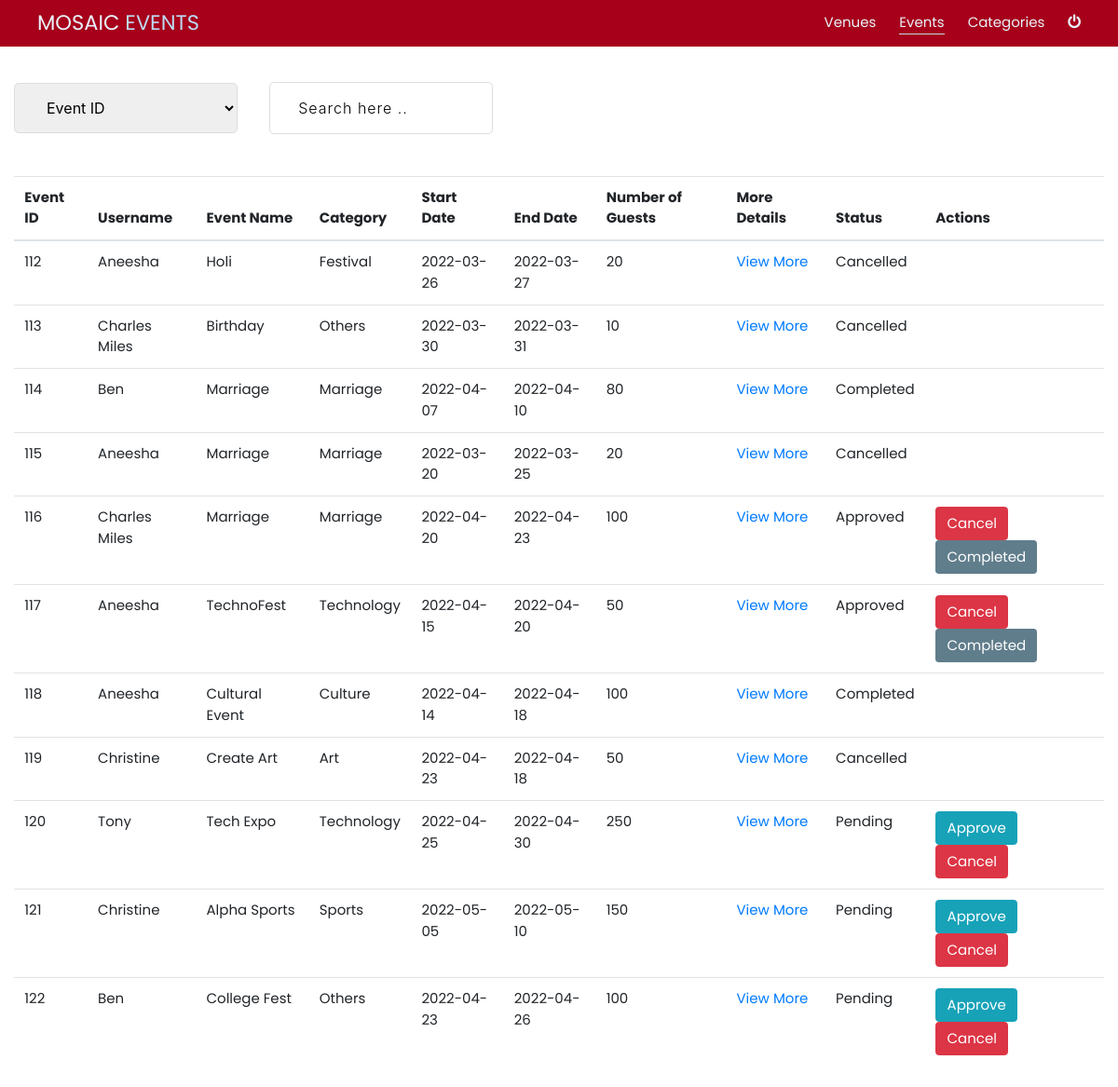
Page /event/view.php (signed in) on the committed database.
### tables this page shows
CREATE TABLE `events` (
  `id` int(11) NOT NULL,
  `username` varchar(30) NOT NULL,
  `name` varchar(255) NOT NULL,
  `description` varchar(255) NOT NULL,
  `category` varchar(155) NOT NULL,
  `start_date` date NOT NULL,
  `end_date` date NOT NULL,
  `number_of_guests` int(30) DEFAULT NULL,
  `venue` varchar(30) NOT NULL,
  `status` varchar(30) NOT NULL,
  `total_cost` int(15) NOT NULL
);

### event/view.php (the view, shortened to what this page needs)
<?php
include('../db_connect.php');
$ReadSql = "SELECT * FROM events";
$res = mysqli_query($conn, $ReadSql);
?>
<!DOCTYPE html>
<html>
    <head>
        <link rel="stylesheet" href="https://cdnjs.cloudflare.com/ajax/libs/font-awesome/4.7.0/css/font-awesome.min.css">
        <link rel="stylesheet" href="../w3-css.css">
        <link rel="stylesheet" href="../cssstyle.css">
		<link rel="stylesheet" href="https://stackpath.bootstrapcdn.com/bootstrap/4.5.0/css/bootstrap.min.css">
		<link href="//maxcdn.bootstrapcdn.com/font-awesome/4.7.0/css/font-awesome.min.css" rel="stylesheet">
    </head>
    <body id="body">
        <header >
            <div class="navigation w3-highway-red w3-container">
                <nav class="nav-container w3-padding-large">
                    <div class="logo">
                        <a href="../admin_index.php" >MOSAIC <span>EVENTS</span></a>
                    </div>
                    <div class="links">
						<a href='../venues/view.php' class='lnk'>Venues</a>
                        <a href='view.php' class='lnk active'>Events</a>
                        <a href='../category/view.php' class='lnk'>Categories</a>
                        <a href="../logout.php" id="logout"><i class="fa fa-power-off " style="font-size:16px" ></i></a>
                    </div>
                </nav>
            </div>
        </header>
		<br>
		<select name="category" id="myInput2" onChange="getV()">
			<option value="0">Event ID</option>
		</select>
        	<input type="text" id="myInput" onkeyup="myFunction()" placeholder="Search here .." title="Enter data">
		<section>
			<div>
			<div class="container-fluid my-4">
				<table class="table " id='myTable'>
					<thead>
						<tr>
							<th>Event ID</th>
							<th>Username</th>
							<th>Event Name</th>
							<th>Category</th>
							<th>Start Date</th>
							<th>End Date</th>
							<th>Number of Guests</th>
							<th>More Details</th>
							<th>Status</th>
							<th>Actions</th>
						</tr>
					</thead>
					<tbody>
						<?php
						while ($r = mysqli_fetch_assoc($res)) {
						?>
							<tr>
								<td><?php echo $r['id']; ?></td>
								<td><?php echo $r['username']; ?></td>
								<td><?php echo $r['name']; ?></td>
								<td><?php echo $r['category']; ?></td>
								<td><?php echo $r['start_date']; ?></td>
								<td><?php echo $r['end_date']; ?></td>
								<td><?php echo $r['number_of_guests']; ?></td>
								<td><a href='view_more_details_events.php?id=<?php echo $r['id']; ?>'>View More</a></td>
								<td>
								<?php
                                if($r['status']==''){
                                    echo 'Pending';
                                }
                                else{
                                    echo $r['status'];
                                } ?>
								</td>
								<td>
								<form action='view.php?id=<?php echo $r['id']; ?><?php echo '&username='.$r['username']; ?>' method='post' style='border:none;padding:0;text-align:inherit;
									<?php
										if($r['status']=='Cancelled' or $r['status']=='Completed'){
											echo 'display:none;"';
										}
										else{
											echo 'display:inline-block;"';
										}
									?>'>
									<button type="submit" class="btn btn-info" name='approve' id='approve'
									<?php
									if($r['status']=='Approved'){
										echo 'style="display:none;"';
									}
									else{
										echo 'style="display:inline-block;"';
									}
									?>
									>Approve</button>
									<button type="submit" class="btn btn-danger btn-xs" name='cancel' id='cancel' style='
									<?php
										$today_date = date("Y-m-d");
										$date1=date_create($r['end_date']);
										$date2=date_create($today_date);
										$diff=date_diff($date2,$date1);
										if(($diff->format("%R%a"))==0){
											echo 'display:none;"';
										}
										else{
											echo 'display:inline-block;"';
										}
									?>
									'>Cancel</button>
									<?php
										if((($diff->format("%R%a"))<=0) and ($r['status']=='Approved') ){
									?>
												<button type="submit" class="btn w3-blue-grey btn-xs" name='complete' id='complete'>Completed</button>
									<?php } ?>
								</form>
								</td>
							</tr>
						<?php } ?>
					</tbody>
				</table>
			</div>
			</div>
		</section>
    </body>
</html>

### w3-css.css (style rules this page uses)
html { box-sizing:border-box }
*,*:before,*:after { box-sizing:inherit }
html { -ms-text-size-adjust:100%;-webkit-text-size-adjust:100% }
body { margin:0 }
article,aside,details,figcaption,figure,footer,header,main,menu,nav,section { display:block }
a { background-color:transparent }
button,input,select,textarea,optgroup { font:inherit;margin:0 }
button,input { overflow:visible }
button,select { text-transform:none }
button,[type=button],[type=reset],[type=submit] { -webkit-appearance:button }
html,body { font-family:Verdana,sans-serif;font-size:15px;line-height:1.5 }
html { overflow-x:hidden }
a { color:inherit }
.w3-container:after,.w3-container:before,.w3-panel:after,.w3-panel:before,.w3-row:after,.w3-row:before,.w3-row-padding:after,.w3-row-padding:before, .w3-cell-row:before,.w3-cell-row:after,.w3-clear:after,.w3-clear:before,.w3-bar:before,.w3-bar:after { content:"";display:table;clear:both }
.w3-container,.w3-panel { padding:0.01em 16px }
.w3-padding-large { padding:12px 24px!important }
.w3-blue-grey,.w3-hover-blue-grey:hover,.w3-blue-gray,.w3-hover-blue-gray:hover { color:#fff!important;background-color:#607d8b!important }

### cssstyle.css (style rules this page uses)
* { font-family: 'Poppins', sans-serif; }
:root { --nav-link-color: rgba(233, 242, 251, 1); --nav-link-hover-color: rgb(190, 217, 243); --title-span-color: rgb(24, 78, 129); --hero-background: rgb(255, 255, 255); --hero-background-gradient: linear-gradient(0deg, rgba(255, 255, 255, 1) 0%, rgba(17, 57, 96, 1) 100%); --font-small: 0.5em; --font-medium: 1em; --font-medium-large: 1.25em; --font-large: 1.5rem; --font-x-large: 2rem; --font-2x-large: 3rem; --font-3x-large: 3.5rem; --font-4x-large: 4rem; --font-5x-large: 4.5rem; --font-6x-large: 5rem; --font-7x-large: 5.5rem; color: rgba(7, 26, 44, 1); --transition-slow: 0.6s; --transition-medium: 0.4s; --transition-fast: 0.2s; --transition-fastest: 0.1s; }
html { scroll-behavior: smooth; }
body { font-family: "Quicksand", sans-serif; background: #e9e9e9; }
* { margin: 0; }
.active { display: block; content: ""; border-bottom: 1px solid var(--nav-link-hover-color); transition: transform var(--transition-fastest) ease-in-out; transform: scaleX(1); transform-origin: 0% 50%; }
.navigation { width: 100%; position: relative; z-index: 100; top: 0px; height: 50px; background-color: rgb(141, 4, 4); }
.nav-container { margin: 0 auto; width: 100%; height: 100%; display: flex; }
.nav-container .links { display: flex; width: 100%; align-items: center; justify-content: flex-end; gap: 25px; }
.nav-container .logo { display: flex; width: 100%; align-items: center; min-width: 20%; }
.nav-container .logo span { color: var(--nav-link-hover-color); }
.nav-container .links a, .nav-container .logo a { text-decoration: none; color: var(--nav-link-color); transition: var(--transition-fast); }
.nav-container .links a { font-size: var(--font-medium); width: max-content; }
.nav-container .logo a { font-size: var(--font-large); }
.nav-container .links a:after, .mobile-links a:after { display: block; content: ""; border-bottom: 1px solid var(--nav-link-hover-color); transform: scaleX(0); transition: transform var(--transition-fastest) ease-in-out; transform-origin: 100% 50%; }
.w3-highway-red { color:#fff;background-color:#a6001a }
section { position: relative; display: flex; justify-content: center; align-items:center; width: 100%; margin: 20px 0; }
form { position:relative; text-align:center; color: rgb(141, 4, 4); width:100%; font-size: 16px; font-weight:300; letter-spacing:1px; border: 1px rgb(141, 4, 4) dashed; padding:20px; }
input,textarea { width: 300px; border: 0; border-radius: 10px; padding: 10px; margin: 20px; font-size: 16px; font-weight:300; background: rgb(255,255,255); caret-color: rgb(141, 4, 4); color: black; overflow: hidden; letter-spacing:1px; }
::placeholder { color: black; }

### event/view.php (style rules this page uses)
#myInput, #myInput2 { background-position: 10px 10px; background-repeat: no-repeat; width: 20%; font-size: 16px; padding: 15px 30px; border: 1px solid #ddd; margin: 15px; border-radius:5px; }

### rows in the picture
events: id "112", username "Aneesha", name "Holi", category "Festival", start_date "2022-03-26", end_date "2022-03-27", number_of_guests "20", status "Cancelled"
events: id "113", username "Charles Miles", name "Birthday", category "Others", start_date "2022-03-30", end_date "2022-03-31", number_of_guests "10", status "Cancelled"
events: id "114", username "Ben", name "Marriage", category "Marriage", start_date "2022-04-07", end_date "2022-04-10", number_of_guests "80", status "Completed"
events: id "115", username "Aneesha", name "Marriage", category "Marriage", start_date "2022-03-20", end_date "2022-03-25", number_of_guests "20", status "Cancelled"
events: id "116", username "Charles Miles", name "Marriage", category "Marriage", start_date "2022-04-20", end_date "2022-04-23", number_of_guests "100", status "Approved", shows "Completed"
events: id "117", username "Aneesha", name "TechnoFest", category "Technology", start_date "2022-04-15", end_date "2022-04-20", number_of_guests "50", status "Approved", shows "Completed"
events: id "118", username "Aneesha", name "Cultural Event", category "Culture", start_date "2022-04-14", end_date "2022-04-18", number_of_guests "100", status "Completed"
events: id "119", username "Christine", name "Create Art", category "Art", start_date "2022-04-23", end_date "2022-04-18", number_of_guests "50", status "Cancelled"
events: id "120", username "Tony", name "Tech Expo", category "Technology", start_date "2022-04-25", end_date "2022-04-30", number_of_guests "250", status "Pending"
events: id "121", username "Christine", name "Alpha Sports", category "Sports", start_date "2022-05-05", end_date "2022-05-10", number_of_guests "150", status "Pending"
events: id "122", username "Ben", name "College Fest", category "Others", start_date "2022-04-23", end_date "2022-04-26", number_of_guests "100", status "Pending"
